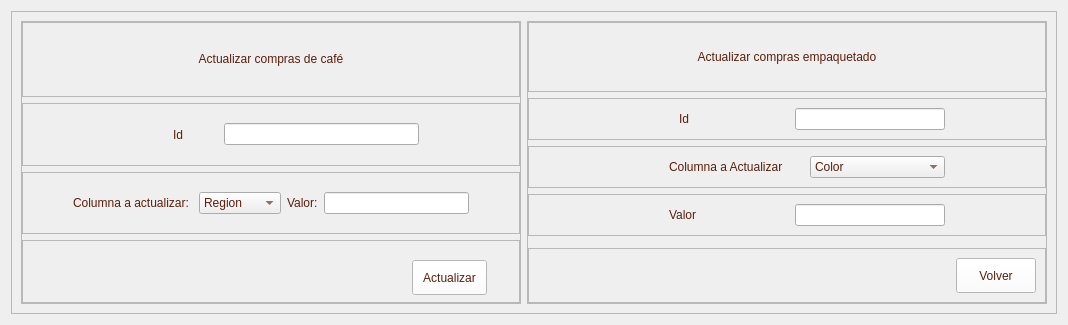
         <widget class="QWidget" name="page_compras_actualizar">
          <layout class="QVBoxLayout" name="verticalLayout_7">
           <item>
            <widget class="QFrame" name="frame_37">
             <property name="frameShape">
              <enum>QFrame::StyledPanel</enum>
             </property>
             <property name="frameShadow">
              <enum>QFrame::Raised</enum>
             </property>
             <layout class="QHBoxLayout" name="horizontalLayout_22">
              <item>
               <widget class="QFrame" name="frame_38">
                <property name="minimumSize">
                 <size>
                  <width>500</width>
                  <height>0</height>
                 </size>
                </property>
                <property name="maximumSize">
                 <size>
                  <width>550</width>
                  <height>16777215</height>
                 </size>
                </property>
                <property name="frameShape">
                 <enum>QFrame::StyledPanel</enum>
                </property>
                <property name="frameShadow">
                 <enum>QFrame::Raised</enum>
                </property>
                <layout class="QVBoxLayout" name="verticalLayout_20">
                 <property name="leftMargin">
                  <number>0</number>
                 </property>
                 <property name="topMargin">
                  <number>0</number>
                 </property>
                 <property name="rightMargin">
                  <number>0</number>
                 </property>
                 <property name="bottomMargin">
                  <number>0</number>
                 </property>
                 <item>
                  <widget class="QFrame" name="frame_39">
                   <property name="minimumSize">
                    <size>
                     <width>0</width>
                     <height>75</height>
                    </size>
                   </property>
                   <property name="maximumSize">
                    <size>
                     <width>16777215</width>
                     <height>75</height>
                    </size>
                   </property>
                   <property name="frameShape">
                    <enum>QFrame::StyledPanel</enum>
                   </property>
                   <property name="frameShadow">
                    <enum>QFrame::Raised</enum>
                   </property>
                   <layout class="QVBoxLayout" name="verticalLayout_21">
                    <item>
                     <widget class="QLabel" name="label_54">
                      <property name="minimumSize">
                       <size>
                        <width>0</width>
                        <height>50</height>
                       </size>
                      </property>
                      <property name="maximumSize">
                       <size>
                        <width>16777215</width>
                        <height>50</height>
                       </size>
                      </property>
                      <property name="styleSheet">
                       <string notr="true">color: rgb(89, 31, 11);
font: 75 12pt &quot;Open Sans Semibold&quot;</string>
                      </property>
                      <property name="text">
                       <string>Actualizar compras de café</string>
                      </property>
                      <property name="alignment">
                       <set>Qt::AlignCenter</set>
                      </property>
                     </widget>
                    </item>
                   </layout>
                  </widget>
                 </item>
                 <item>
                  <widget class="QFrame" name="frame_41">
                   <property name="frameShape">
                    <enum>QFrame::StyledPanel</enum>
                   </property>
                   <property name="frameShadow">
                    <enum>QFrame::Raised</enum>
                   </property>
                   <layout class="QHBoxLayout" name="horizontalLayout_24">
                    <property name="leftMargin">
                     <number>150</number>
                    </property>
                    <property name="rightMargin">
                     <number>100</number>
                    </property>
                    <item>
                     <widget class="QLabel" name="label_18">
                      <property name="styleSheet">
                       <string notr="true">color: rgb(89, 31, 11);
font: 75 10pt &quot;Open Sans Semibold&quot;</string>
                      </property>
                      <property name="text">
                       <string>Id</string>
                      </property>
                     </widget>
                    </item>
                    <item>
                     <widget class="QLineEdit" name="fincaAcText">
                      <property name="minimumSize">
                       <size>
                        <width>195</width>
                        <height>0</height>
                       </size>
                      </property>
                      <property name="maximumSize">
                       <size>
                        <width>190</width>
                        <height>16777215</height>
                       </size>
                      </property>
                     </widget>
                    </item>
                   </layout>
                  </widget>
                 </item>
                 <item>
                  <widget class="QFrame" name="frame_45">
                   <property name="frameShape">
                    <enum>QFrame::StyledPanel</enum>
                   </property>
                   <property name="frameShadow">
                    <enum>QFrame::Raised</enum>
                   </property>
                   <property name="midLineWidth">
                    <number>0</number>
                   </property>
                   <layout class="QHBoxLayout" name="horizontalLayout_28">
                    <property name="leftMargin">
                     <number>50</number>
                    </property>
                    <property name="rightMargin">
                     <number>50</number>
                    </property>
                    <item>
                     <widget class="QLabel" name="label_38">
                      <property name="styleSheet">
                       <string notr="true">color: rgb(89, 31, 11);
font: 75 8pt &quot;Open Sans Semibold&quot;</string>
                      </property>
                      <property name="text">
                       <string>Columna a actualizar: </string>
                      </property>
                     </widget>
                    </item>
                    <item>
                     <widget class="QComboBox" name="columnaAcText">
                      <property name="styleSheet">
                       <string notr="true">color: rgb(89, 31, 11);
font: 75 8pt &quot;Open Sans Semibold&quot;</string>
                      </property>
                      <item>
                       <property name="text">
                        <string>Region</string>
                       </property>
                      </item>
                      <item>
                       <property name="text">
                        <string>Finca</string>
                       </property>
                      </item>
                      <item>
                       <property name="text">
                        <string>Quintales</string>
                       </property>
                      </item>
                      <item>
                       <property name="text">
                        <string>Estado</string>
                       </property>
                      </item>
                      <item>
                       <property name="text">
                        <string>Tipo</string>
                       </property>
                      </item>
                     </widget>
                    </item>
                    <item>
                     <widget class="QLabel" name="label_39">
                      <property name="styleSheet">
                       <string notr="true">color: rgb(89, 31, 11);
font: 75 8pt &quot;Open Sans Semibold&quot;</string>
                      </property>
                      <property name="text">
                       <string>Valor:</string>
                      </property>
                     </widget>
                    </item>
                    <item>
                     <widget class="QLineEdit" name="valorAcText">
                      <property name="maximumSize">
                       <size>
                        <width>150</width>
                        <height>16777215</height>
                       </size>
                      </property>
                     </widget>
                    </item>
                   </layout>
                  </widget>
                 </item>
                 <item>
                  <widget class="QFrame" name="frame_46">
                   <property name="frameShape">
                    <enum>QFrame::StyledPanel</enum>
                   </property>
                   <property name="frameShadow">
                    <enum>QFrame::Raised</enum>
                   </property>
                   <widget class="QPushButton" name="cafeAcBTN">
                    <property name="geometry">
                     <rect>
                      <x>390</x>
                      <y>20</y>
                      <width>75</width>
                      <height>35</height>
                     </rect>
                    </property>
                    <property name="minimumSize">
                     <size>
                      <width>0</width>
                      <height>35</height>
                     </size>
                    </property>
                    <property name="styleSheet">
                     <string notr="true">QFrame{
background-color: rgb(51, 157, 255);
}

QPushButton{
color: rgb(89, 31, 11);
background-color: rgb(255, 255, 255);
font: 75 9pt &quot;Open Sans Semibold&quot;
}

QPushButton:hover{
color: rgb(255, 255, 255);
background-color: rgb(209, 172, 127);
font: 75 9pt  &quot;Open Sans Semibold&quot;
}
</string>
                    </property>
                    <property name="text">
                     <string>Actualizar</string>
                    </property>
                   </widget>
                  </widget>
                 </item>
                </layout>
               </widget>
              </item>
              <item>
               <widget class="QFrame" name="frame_47">
                <property name="frameShape">
                 <enum>QFrame::StyledPanel</enum>
                </property>
                <property name="frameShadow">
                 <enum>QFrame::Raised</enum>
                </property>
                <layout class="QVBoxLayout" name="verticalLayout_22">
                 <property name="leftMargin">
                  <number>0</number>
                 </property>
                 <property name="topMargin">
                  <number>0</number>
                 </property>
                 <property name="rightMargin">
                  <number>0</number>
                 </property>
                 <property name="bottomMargin">
                  <number>0</number>
                 </property>
                 <item>
                  <widget class="QFrame" name="frame_48">
                   <property name="frameShape">
                    <enum>QFrame::StyledPanel</enum>
                   </property>
                   <property name="frameShadow">
                    <enum>QFrame::Raised</enum>
                   </property>
                   <layout class="QVBoxLayout" name="verticalLayout_23">
                    <item>
                     <widget class="QLabel" name="label_55">
                      <property name="minimumSize">
                       <size>
                        <width>0</width>
                        <height>50</height>
                       </size>
                      </property>
                      <property name="maximumSize">
                       <size>
                        <width>16777215</width>
                        <height>50</height>
                       </size>
                      </property>
                      <property name="styleSheet">
                       <string notr="true">color: rgb(89, 31, 11);
font: 75 12pt &quot;Open Sans Semibold&quot;</string>
                      </property>
                      <property name="text">
                       <string>Actualizar compras empaquetado</string>
                      </property>
                      <property name="alignment">
                       <set>Qt::AlignCenter</set>
                      </property>
                     </widget>
                    </item>
                   </layout>
                  </widget>
                 </item>
                 <item>
                  <widget class="QFrame" name="frame_49">
                   <property name="frameShape">
                    <enum>QFrame::StyledPanel</enum>
                   </property>
                   <property name="frameShadow">
                    <enum>QFrame::Raised</enum>
                   </property>
                   <layout class="QHBoxLayout" name="horizontalLayout_29">
                    <property name="leftMargin">
                     <number>150</number>
                    </property>
                    <property name="rightMargin">
                     <number>100</number>
                    </property>
                    <item>
                     <widget class="QLabel" name="label_22">
                      <property name="maximumSize">
                       <size>
                        <width>200</width>
                        <height>16777215</height>
                       </size>
                      </property>
                      <property name="styleSheet">
                       <string notr="true">color: rgb(89, 31, 11);
font: 75 10pt &quot;Open Sans Semibold&quot;</string>
                      </property>
                      <property name="text">
                       <string>Id</string>
                      </property>
                     </widget>
                    </item>
                    <item>
                     <widget class="QLineEdit" name="colorAcText">
                      <property name="maximumSize">
                       <size>
                        <width>150</width>
                        <height>16777215</height>
                       </size>
                      </property>
                     </widget>
                    </item>
                   </layout>
                  </widget>
                 </item>
                 <item>
                  <widget class="QFrame" name="frame_52">
                   <property name="frameShape">
                    <enum>QFrame::StyledPanel</enum>
                   </property>
                   <property name="frameShadow">
                    <enum>QFrame::Raised</enum>
                   </property>
                   <layout class="QHBoxLayout" name="horizontalLayout_32">
                    <property name="leftMargin">
                     <number>140</number>
                    </property>
                    <property name="rightMargin">
                     <number>100</number>
                    </property>
                    <item>
                     <widget class="QLabel" name="label_40">
                      <property name="styleSheet">
                       <string notr="true">color: rgb(89, 31, 11);
font: 75 10pt &quot;Open Sans Semibold&quot;</string>
                      </property>
                      <property name="text">
                       <string>Columna a Actualizar</string>
                      </property>
                     </widget>
                    </item>
                    <item>
                     <widget class="QComboBox" name="columnaAcEmCombobx">
                      <property name="styleSheet">
                       <string notr="true">color: rgb(89, 31, 11);
font: 75 10pt &quot;Open Sans Semibold&quot;</string>
                      </property>
                      <item>
                       <property name="text">
                        <string>Color</string>
                       </property>
                      </item>
                      <item>
                       <property name="text">
                        <string>Estampa</string>
                       </property>
                      </item>
                      <item>
                       <property name="text">
                        <string>Tamaño</string>
                       </property>
                      </item>
                      <item>
                       <property name="text">
                        <string>Cantidad</string>
                       </property>
                      </item>
                     </widget>
                    </item>
                   </layout>
                  </widget>
                 </item>
                 <item>
                  <widget class="QFrame" name="frame_53">
                   <property name="frameShape">
                    <enum>QFrame::StyledPanel</enum>
                   </property>
                   <property name="frameShadow">
                    <enum>QFrame::Raised</enum>
                   </property>
                   <layout class="QHBoxLayout" name="horizontalLayout_79">
                    <property name="leftMargin">
                     <number>140</number>
                    </property>
                    <property name="rightMargin">
                     <number>100</number>
                    </property>
                    <item>
                     <widget class="QLabel" name="label_41">
                      <property name="styleSheet">
                       <string notr="true">color: rgb(89, 31, 11);
font: 75 10pt &quot;Open Sans Semibold&quot;</string>
                      </property>
                      <property name="text">
                       <string>Valor</string>
                      </property>
                     </widget>
                    </item>
                    <item>
                     <widget class="QLineEdit" name="valorAcEmText">
                      <property name="minimumSize">
                       <size>
                        <width>50</width>
                        <height>0</height>
                       </size>
                      </property>
                      <property name="maximumSize">
                       <size>
                        <width>150</width>
                        <height>16777215</height>
                       </size>
                      </property>
                     </widget>
                    </item>
                   </layout>
                  </widget>
                 </item>
                 <item>
                  <widget class="QFrame" name="frame_54">
                   <property name="frameShape">
                    <enum>QFrame::StyledPanel</enum>
                   </property>
                   <property name="frameShadow">
                    <enum>QFrame::Raised</enum>
                   </property>
                   <widget class="QPushButton" name="actualizarEmpaqueBTN">
                    <property name="geometry">
                     <rect>
                      <x>368</x>
                      <y>20</y>
                      <width>91</width>
                      <height>35</height>
                     </rect>
                    </property>
                    <property name="minimumSize">
                     <size>
                      <width>0</width>
                      <height>35</height>
                     </size>
                    </property>
                    <property name="styleSheet">
                     <string notr="true">QFrame{
background-color: rgb(51, 157, 255);
}

QPushButton{
color: rgb(89, 31, 11);
background-color: rgb(255, 255, 255);
font: 75 9pt &quot;Open Sans Semibold&quot;
}

QPushButton:hover{
color: rgb(255, 255, 255);
background-color: rgb(209, 172, 127);
font: 75 9pt  &quot;Open Sans Semibold&quot;
}
</string>
                    </property>
                    <property name="text">
                     <string>Actualizar</string>
                    </property>
                   </widget>
                  </widget>
                 </item>
                 <item>
                  <widget class="QFrame" name="frame_55">
                   <property name="frameShape">
                    <enum>QFrame::StyledPanel</enum>
                   </property>
                   <property name="frameShadow">
                    <enum>QFrame::Raised</enum>
                   </property>
                   <layout class="QHBoxLayout" name="horizontalLayout_60">
                    <item>
                     <spacer name="horizontalSpacer_22">
                      <property name="orientation">
                       <enum>Qt::Horizontal</enum>
                      </property>
                      <property name="sizeHint" stdset="0">
                       <size>
                        <width>418</width>
                        <height>20</height>
                       </size>
                      </property>
                     </spacer>
                    </item>
                    <item>
                     <widget class="QPushButton" name="btn_volver_I_2">
                      <property name="minimumSize">
                       <size>
                        <width>0</width>
                        <height>35</height>
                       </size>
                      </property>
                      <property name="styleSheet">
                       <string notr="true">QFrame{
background-color: rgb(51, 157, 255);
}

QPushButton{
color: rgb(89, 31, 11);
background-color: rgb(255, 255, 255);
font: 75 9pt &quot;Open Sans Semibold&quot;
}

QPushButton:hover{
color: rgb(255, 255, 255);
background-color: rgb(209, 172, 127);
font: 75 9pt  &quot;Open Sans Semibold&quot;
}
</string>
                      </property>
                      <property name="text">
                       <string>Volver</string>
                      </property>
                     </widget>
                    </item>
                   </layout>
                  </widget>
                 </item>
                </layout>
               </widget>
              </item>
             </layout>
            </widget>
           </item>
          </layout>
         </widget>
